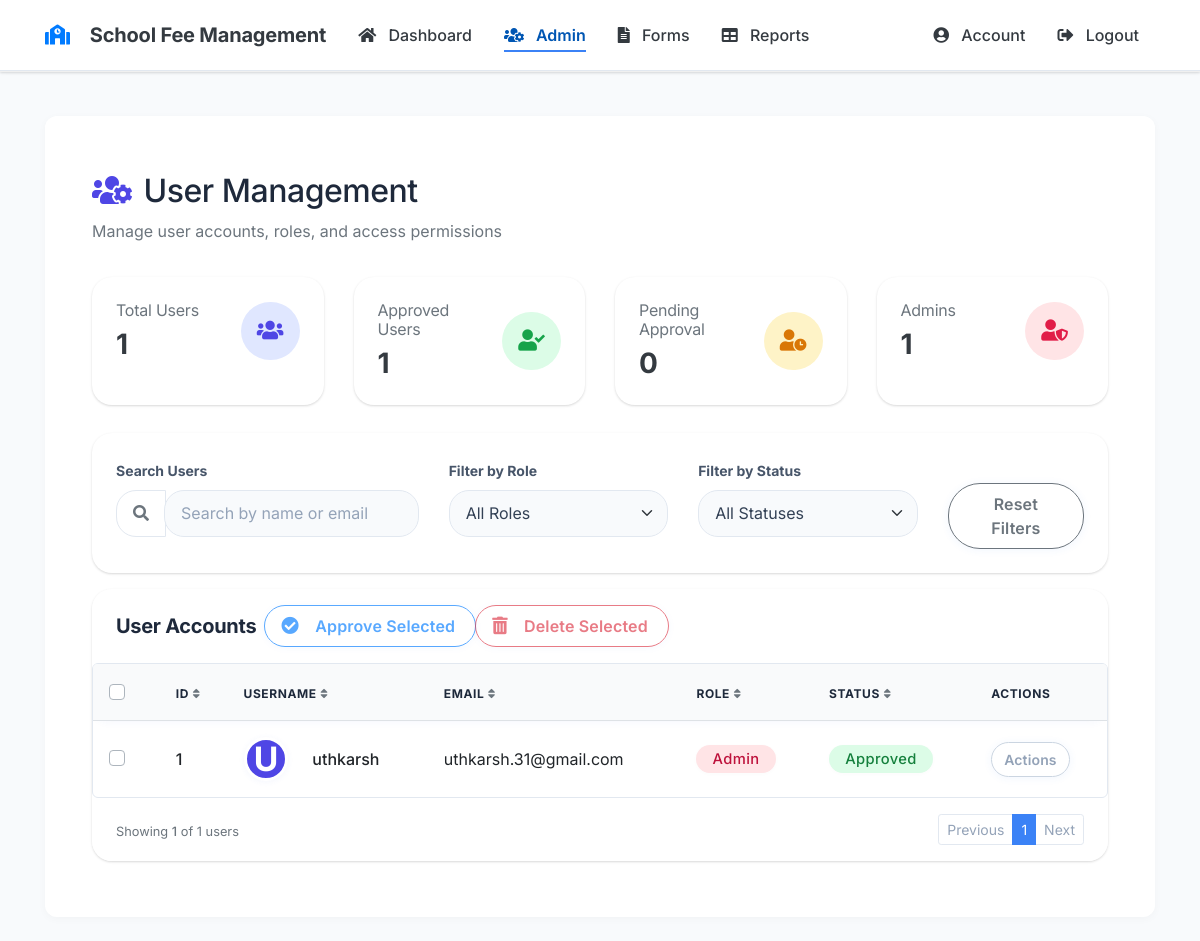
Page /admin/users (signed in) on the committed database.
### school/models.py (models this page shows, shortened)
class User(db.Model, UserMixin):
    __tablename__ = "users"
    id = db.Column(db.Integer, primary_key=True)
    username = db.Column(db.String(20), unique=True, nullable=False)
    email = db.Column(db.String(120), unique=True, nullable=False)
    user_role = db.Column(db.String(20), nullable=False)
    password = db.Column(db.String(60), nullable=False)
    is_approved = db.Column(db.Boolean, default=False)
    last_login = db.Column(db.DateTime, nullable=True)
    failed_login_attempts = db.Column(db.Integer, default=0)
    account_locked_until = db.Column(db.DateTime, nullable=True)
    created_at = db.Column(db.DateTime, default=datetime.utcnow)
    __table_args__ = (
        Index("ix_users_username", "username"),
        Index("ix_users_email", "email"),
        Index("ix_users_user_role", "user_role"),
    )

### school/routes.py (the view)
@admin_bp.route("/admin/users")
@login_required
@admin_required
def admin_users():
    try:
        pagination = paginate_results(User.query.order_by(User.created_at.desc()))
        return render_template('admin_users.html',
                              users=pagination.items,
                              pagination=pagination,
                              title='Admin - User Management')
    except SQLAlchemyError as e:
        log_exception(e, "Database error retrieving users")
        flash("Error loading user data. Please try again.", "danger")
        return redirect(url_for('home'))

### school/templates/admin_users.html (shortened to what this page needs)
{% extends "layout.html" %}
{% block content %}
<div class="container py-4">
    <div class="row mb-4">
        <div class="col-md-12">
            <h1 class="h2 mb-2 text-slate-800"><i class="fas fa-users-cog me-2 text-indigo-600" aria-hidden="true"></i>User Management</h1>
            <p class="text-muted">Manage user accounts, roles, and access permissions</p>
        </div>
    </div>
    <div class="row mb-4">
        <div class="col-md-3 mb-3">
            <div class="card h-100 border-0 shadow-sm">
                <div class="card-body">
                    <div class="d-flex justify-content-between align-items-center">
                        <div>
                            <h2 class="h6 text-muted fw-normal mb-0">Total Users</h2>
                            <p class="h3 fw-bold mt-2 mb-0 text-dark">{{ users|length }}</p>
                        </div>
                        <div class="rounded-circle bg-indigo-100 p-3" aria-hidden="true">
                            <i class="fas fa-users text-indigo-600 fa-lg"></i>
                        </div>
                    </div>
                </div>
            </div>
        </div>
        <div class="col-md-3 mb-3">
            <div class="card h-100 border-0 shadow-sm">
                <div class="card-body">
                    <div class="d-flex justify-content-between align-items-center">
                        <div>
                            <h2 class="h6 text-muted fw-normal mb-0">Approved Users</h2>
                            <p class="h3 fw-bold mt-2 mb-0 text-dark">{{ users|selectattr('is_approved', 'equalto', true)|list|length }}</p>
                        </div>
                        <div class="rounded-circle bg-green-100 p-3" aria-hidden="true">
                            <i class="fas fa-user-check text-green-600 fa-lg"></i>
                        </div>
                    </div>
                </div>
            </div>
        </div>
        <div class="col-md-3 mb-3">
            <div class="card h-100 border-0 shadow-sm">
                <div class="card-body">
                    <div class="d-flex justify-content-between align-items-center">
                        <div>
                            <h2 class="h6 text-muted fw-normal mb-0">Pending Approval</h2>
                            <p class="h3 fw-bold mt-2 mb-0 text-dark">{{ users|selectattr('is_approved', 'equalto', false)|list|length }}</p>
                        </div>
                        <div class="rounded-circle bg-amber-100 p-3" aria-hidden="true">
                            <i class="fas fa-user-clock text-amber-600 fa-lg"></i>
                        </div>
                    </div>
                </div>
            </div>
        </div>
        <div class="col-md-3 mb-3">
            <div class="card h-100 border-0 shadow-sm">
                <div class="card-body">
                    <div class="d-flex justify-content-between align-items-center">
                        <div>
                            <h2 class="h6 text-muted fw-normal mb-0">Admins</h2>
                            <p class="h3 fw-bold mt-2 mb-0 text-dark">{{ users|selectattr('user_role', 'equalto', 'Admin')|list|length }}</p>
                        </div>
                        <div class="rounded-circle bg-rose-100 p-3" aria-hidden="true">
                            <i class="fas fa-user-shield text-rose-600 fa-lg"></i>
                        </div>
                    </div>
                </div>
            </div>
        </div>
    </div>
    <div class="card border-0 shadow-sm mb-4">
        <div class="card-body">
            <form id="filterForm" class="mb-0">
                <div class="row align-items-end">
                    <div class="col-md-4 mb-3 mb-md-0">
                        <label for="searchInput" class="form-label text-slate-600 small fw-bold">Search Users</label>
                        <div class="input-group">
                            <div class="input-group-prepend">
                                <span class="input-group-text bg-white border-end-0 text-muted" aria-hidden="true">
                                    <i class="fas fa-search"></i>
                                </span>
                            </div>
                            <input type="text" class="form-control border-start-0" id="searchInput" placeholder="Search by name or email" aria-label="Search users">
                        </div>
                    </div>
                    <div class="col-md-3 mb-3 mb-md-0">
                        <label for="roleFilter" class="form-label text-slate-600 small fw-bold">Filter by Role</label>
                        <select class="form-control custom-select" id="roleFilter" aria-label="Filter by role">
                            <option value="">All Roles</option>
                        </select>
                    </div>
                    <div class="col-md-3 mb-3 mb-md-0">
                        <label for="statusFilter" class="form-label text-slate-600 small fw-bold">Filter by Status</label>
                        <select class="form-control custom-select" id="statusFilter" aria-label="Filter by status">
                            <option value="">All Statuses</option>
                        </select>
                    </div>
                    <div class="col-md-2">
                        <button type="button" class="btn btn-outline-secondary btn-block" id="resetFilters" aria-label="Reset all filters">
                            Reset Filters
                        </button>
                    </div>
                </div>
            </form>
        </div>
    </div>
    <div class="card border-0 shadow-sm">
        <div class="card-header bg-white py-3 border-0">
            <div class="d-flex justify-content-between align-items-center">
                <h2 class="h5 mb-0 fw-bold text-slate-800">User Accounts</h2>
                <div class="btn-group">
                    <button type="button" class="btn btn-outline-primary" id="approveSelectedBtn" disabled aria-label="Approve selected users">
                        <i class="fas fa-check-circle me-1" aria-hidden="true"></i> Approve Selected
                    </button>
                    <button type="button" class="btn btn-outline-danger" id="rejectSelectedBtn" disabled aria-label="Delete selected users">
                        <i class="fas fa-trash-alt me-1" aria-hidden="true"></i> Delete Selected
                    </button>
                </div>
            </div>
        </div>
        <div class="table-responsive">
            <table class="table mb-0" aria-label="User accounts">
                <thead class="bg-gray-50">
                    <tr>
                        <th class="border-0" scope="col">
                            <div class="custom-control custom-checkbox">
                            </div>
                        </th>
                        <th class="border-0" scope="col"><a href="#" class="text-slate-800 fw-bold" data-sort="id">ID <i class="fas fa-sort text-muted" aria-hidden="true"></i></a></th>
                        <th class="border-0" scope="col"><a href="#" class="text-slate-800 fw-bold" data-sort="username">Username <i class="fas fa-sort text-muted" aria-hidden="true"></i></a></th>
                        <th class="border-0" scope="col"><a href="#" class="text-slate-800 fw-bold" data-sort="email">Email <i class="fas fa-sort text-muted" aria-hidden="true"></i></a></th>
                        <th class="border-0" scope="col"><a href="#" class="text-slate-800 fw-bold" data-sort="role">Role <i class="fas fa-sort text-muted" aria-hidden="true"></i></a></th>
                        <th class="border-0" scope="col"><a href="#" class="text-slate-800 fw-bold" data-sort="status">Status <i class="fas fa-sort text-muted" aria-hidden="true"></i></a></th>
                        <th class="border-0 text-slate-800 fw-bold" scope="col">Actions</th>
                    </tr>
                </thead>
                <tbody>
                    {% for user in users %}
                    <tr data-user-id="{{ user.id }}" data-username="{{ user.username }}" data-role="{{ user.user_role }}" data-status="{{ 'approved' if user.is_approved else 'pending' }}">
                        <td>
                            <div class="custom-control custom-checkbox">
                            </div>
                        </td>
                        <td class="fw-medium">{{ user.id }}</td>
                        <td>
                            <div class="d-flex align-items-center">
                                <div class="avatar-circle me-2 text-white fw-bold" aria-hidden="true">{{ user.username[0]|upper }}</div>
                                <span class="fw-medium">{{ user.username }}</span>
                            </div>
                        </td>
                        <td>{{ user.email }}</td>
                        <td>
                            {% if user.user_role == 'Admin' %}
                                <span class="badge badge-soft-rose text-rose-700 fw-medium">{{ user.user_role }}</span>
                            {% elif user.user_role == 'HR' %}
                                <span class="badge badge-soft-indigo text-indigo-700 fw-medium">{{ user.user_role }}</span>
                            {% else %}
                                <span class="badge badge-soft-slate text-slate-700 fw-medium">{{ user.user_role }}</span>
                            {% endif %}
                        </td>
                        <td>
                            {% if user.is_approved %}
                                <span class="badge badge-soft-green text-green-700 fw-medium">Approved</span>
                            {% else %}
                                <span class="badge badge-soft-amber text-amber-700 fw-medium">Pending</span>
                            {% endif %}
                        </td>
                        <td>
                            <div class="dropdown">
                                <button class="btn btn-sm btn-outline-slate-400 dropdown-toggle" type="button" id="dropdownMenu{{ user.id }}" data-toggle="dropdown" aria-expanded="false" aria-haspopup="true">
                                    Actions
                                </button>
                            </div>
                        </td>
                    </tr>
                    {% endfor %}
                </tbody>
            </table>
        </div>
        <div class="card-footer bg-white border-top-0 py-3">
            <div class="d-flex justify-content-between align-items-center">
                <div>
                    <span class="text-muted small">Showing <span id="visibleUsers" class="fw-medium">{{ users|length }}</span> of {{ users|length }} users</span>
                </div>
                {% if pagination %}
                <nav aria-label="Page navigation">
                    <ul class="pagination pagination-sm mb-0">
                        {% if pagination.has_prev %}
                            <li class="page-item">
                                <a class="page-link" href="{{ url_for('admin_bp.admin_users', page=pagination.prev_num) }}" aria-label="Previous page">Previous</a>
                            </li>
                        {% else %}
                            <li class="page-item disabled">
                                <span class="page-link" aria-hidden="true">Previous</span>
                            </li>
                        {% endif %}
                        {% for page_num in pagination.iter_pages(left_edge=1, right_edge=1, left_current=1, right_current=2) %}
                            {% if page_num %}
                                {% if page_num == pagination.page %}
                                <li class="page-item active" aria-current="page">
                                    <span class="page-link">{{ page_num }}</span>
                                </li>
                                {% else %}
                                <li class="page-item">
                                    <a class="page-link" href="{{ url_for('admin_bp.admin_users', page=page_num) }}">{{ page_num }}</a>
                                </li>
                                {% endif %}
                            {% else %}
                                <li class="page-item disabled">
                                    <span class="page-link">…</span>
                                </li>
                            {% endif %}
                        {% endfor %}
                        {% if pagination.has_next %}
                            <li class="page-item">
                                <a class="page-link" href="{{ url_for('admin_bp.admin_users', page=pagination.next_num) }}" aria-label="Next page">Next</a>
                            </li>
                        {% else %}
                            <li class="page-item disabled">
                                <span class="page-link" aria-hidden="true">Next</span>
                            </li>
                        {% endif %}
                    </ul>
                </nav>
                {% endif %}
            </div>
        </div>
    </div>
</div>
{% endblock content %}

### rows in the picture
User: id "1", username "U", username "uthkarsh", email "uthkarsh.31@gmail.com", user_role "Admin", is_approved "Approved"

### other values in the picture
{{ users|length }} "1"
{{ users|selectattr('is_approved', 'equalto', true)|list|length }} "1"
{{ users|selectattr('is_approved', 'equalto', false)|list|length }} "0"
{{ users|selectattr('user_role', 'equalto', 'Admin')|list|length }} "1"
{{ page_num }} "1"
